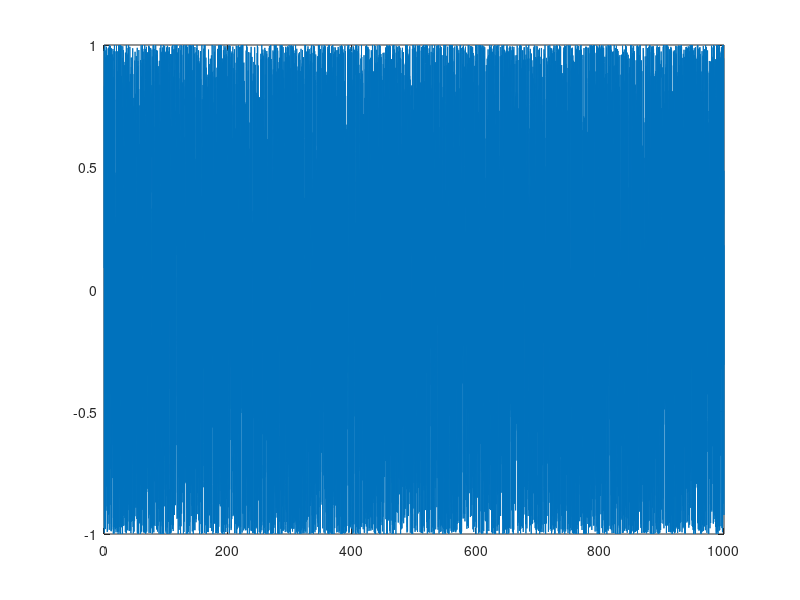

Reproduce this figure in MATLAB.
a = 1;
h = 1.054e-34;
m = 9.109e-31;
E = 0:0.1:1000;
k = sqrt(2*m.*E)/h;
kk = 2i*a.*k;
A1 = -1.*exp(-1.*kk).*m.*(1i*h^2.*k+1i*exp(2.*kk)*h^2.*k-m+exp(2.*kk)*m);
A2 = h^4.*k.^2 + 2i*h^2*m.*k-m^2+m^2.*exp(2.*kk);
A = A1./A2;
plot(E,A)